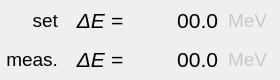
    <widget class="QWidget" name="widget_5" native="true">
     <property name="geometry">
      <rect>
       <x>15</x>
       <y>105</y>
       <width>280</width>
       <height>80</height>
      </rect>
     </property>
     <layout class="QGridLayout" name="gridLayout_5">
      <property name="leftMargin">
       <number>2</number>
      </property>
      <property name="topMargin">
       <number>2</number>
      </property>
      <property name="rightMargin">
       <number>2</number>
      </property>
      <property name="bottomMargin">
       <number>2</number>
      </property>
      <property name="horizontalSpacing">
       <number>10</number>
      </property>
      <property name="verticalSpacing">
       <number>2</number>
      </property>
      <item row="1" column="1">
       <widget class="QLabel" name="label_25">
        <property name="font">
         <font>
          <pointsize>16</pointsize>
          <italic>true</italic>
         </font>
        </property>
        <property name="text">
         <string>ΔE =</string>
        </property>
        <property name="alignment">
         <set>Qt::AlignRight|Qt::AlignTrailing|Qt::AlignVCenter</set>
        </property>
       </widget>
      </item>
      <item row="2" column="3">
       <widget class="QLabel" name="meas_1_l_3">
        <property name="maximumSize">
         <size>
          <width>50</width>
          <height>16777215</height>
         </size>
        </property>
        <property name="font">
         <font>
          <pointsize>14</pointsize>
         </font>
        </property>
        <property name="styleSheet">
         <string notr="true">color: rgb(200, 200, 200);</string>
        </property>
        <property name="text">
         <string>MeV</string>
        </property>
        <property name="alignment">
         <set>Qt::AlignLeading|Qt::AlignLeft|Qt::AlignVCenter</set>
        </property>
       </widget>
      </item>
      <item row="1" column="2">
       <widget class="PyDMLabel" name="phi_gun_9">
        <property name="minimumSize">
         <size>
          <width>85</width>
          <height>0</height>
         </size>
        </property>
        <property name="font">
         <font>
          <pointsize>16</pointsize>
         </font>
        </property>
        <property name="toolTip">
         <string/>
        </property>
        <property name="styleSheet">
         <string notr="true">PyDMLabel {
  border-radius: 2px;
}
PyDMLabel[alarmSensitiveBorder=&quot;true&quot;][alarmSeverity=&quot;0&quot;] {
  background-color: rgb(0,0,10);
  color: rgb(144,194,255);
}
PyDMLabel[alarmSensitiveBorder=&quot;true&quot;][alarmSeverity=&quot;1&quot;] {
  background-color: rgb(0,0,10);
  color: rgb(255,255,0);
}

PyDMLabel[alarmSensitiveBorder=&quot;true&quot;][alarmSeverity=&quot;2&quot;] {
  background-color: rgb(255,0,0);
  color: rgb(255,255,255);
}

PyDMLabel[alarmSensitiveBorder=&quot;true&quot;][alarmSeverity=&quot;3&quot;] {
  background-color: rgb(192,0,255);
  color: rgb(255,255,0);
}

PyDMLabel[alarmSensitiveBorder=&quot;true&quot;][alarmSeverity=&quot;4&quot;] {
  color: rgb(218,218,218);
  background-color: rgb(25,25,25);
}</string>
        </property>
        <property name="text">
         <string>00.0</string>
        </property>
        <property name="alignment">
         <set>Qt::AlignRight|Qt::AlignTrailing|Qt::AlignVCenter</set>
        </property>
        <property name="margin">
         <number>3</number>
        </property>
        <property name="precision" stdset="0">
         <number>1</number>
        </property>
        <property name="showUnits" stdset="0">
         <bool>false</bool>
        </property>
        <property name="precisionFromPV" stdset="0">
         <bool>false</bool>
        </property>
        <property name="alarmSensitiveContent" stdset="0">
         <bool>true</bool>
        </property>
        <property name="alarmSensitiveBorder" stdset="0">
         <bool>true</bool>
        </property>
        <property name="PyDMToolTip" stdset="0">
         <string/>
        </property>
        <property name="channel" stdset="0">
         <string>SIOC:SYS1:ML00:AO898</string>
        </property>
        <property name="enableRichText" stdset="0">
         <bool>false</bool>
        </property>
       </widget>
      </item>
      <item row="2" column="2">
       <widget class="PyDMLabel" name="phi_gun_10">
        <property name="minimumSize">
         <size>
          <width>85</width>
          <height>0</height>
         </size>
        </property>
        <property name="font">
         <font>
          <pointsize>16</pointsize>
         </font>
        </property>
        <property name="toolTip">
         <string/>
        </property>
        <property name="styleSheet">
         <string notr="true">PyDMLabel {
  border-radius: 2px;
}
PyDMLabel[alarmSensitiveBorder=&quot;true&quot;][alarmSeverity=&quot;0&quot;] {
  background-color: rgb(0,0,10);
  color: rgb(144,194,255);
}
PyDMLabel[alarmSensitiveBorder=&quot;true&quot;][alarmSeverity=&quot;1&quot;] {
  background-color: rgb(0,0,10);
  color: rgb(255,255,0);
}

PyDMLabel[alarmSensitiveBorder=&quot;true&quot;][alarmSeverity=&quot;2&quot;] {
  background-color: rgb(255,0,0);
  color: rgb(255,255,255);
}

PyDMLabel[alarmSensitiveBorder=&quot;true&quot;][alarmSeverity=&quot;3&quot;] {
  background-color: rgb(192,0,255);
  color: rgb(255,255,0);
}

PyDMLabel[alarmSensitiveBorder=&quot;true&quot;][alarmSeverity=&quot;4&quot;] {
  color: rgb(218,218,218);
  background-color: rgb(25,25,25);
}</string>
        </property>
        <property name="text">
         <string>00.0</string>
        </property>
        <property name="alignment">
         <set>Qt::AlignRight|Qt::AlignTrailing|Qt::AlignVCenter</set>
        </property>
        <property name="margin">
         <number>3</number>
        </property>
        <property name="precision" stdset="0">
         <number>1</number>
        </property>
        <property name="showUnits" stdset="0">
         <bool>false</bool>
        </property>
        <property name="precisionFromPV" stdset="0">
         <bool>false</bool>
        </property>
        <property name="alarmSensitiveContent" stdset="0">
         <bool>true</bool>
        </property>
        <property name="alarmSensitiveBorder" stdset="0">
         <bool>true</bool>
        </property>
        <property name="PyDMToolTip" stdset="0">
         <string/>
        </property>
        <property name="channel" stdset="0">
         <string>SIOC:SYS1:ML01:AO618</string>
        </property>
        <property name="enableRichText" stdset="0">
         <bool>false</bool>
        </property>
       </widget>
      </item>
      <item row="2" column="1">
       <widget class="QLabel" name="label_26">
        <property name="font">
         <font>
          <pointsize>16</pointsize>
          <italic>true</italic>
         </font>
        </property>
        <property name="text">
         <string>ΔE =</string>
        </property>
        <property name="alignment">
         <set>Qt::AlignRight|Qt::AlignTrailing|Qt::AlignVCenter</set>
        </property>
       </widget>
      </item>
      <item row="1" column="3">
       <widget class="QLabel" name="meas_1_l_7">
        <property name="maximumSize">
         <size>
          <width>50</width>
          <height>16777215</height>
         </size>
        </property>
        <property name="font">
         <font>
          <pointsize>14</pointsize>
         </font>
        </property>
        <property name="styleSheet">
         <string notr="true">color: rgb(200, 200, 200);</string>
        </property>
        <property name="text">
         <string>MeV</string>
        </property>
        <property name="alignment">
         <set>Qt::AlignLeading|Qt::AlignLeft|Qt::AlignVCenter</set>
        </property>
       </widget>
      </item>
      <item row="1" column="0">
       <widget class="QLabel" name="label_27">
        <property name="font">
         <font>
          <pointsize>14</pointsize>
          <italic>false</italic>
         </font>
        </property>
        <property name="text">
         <string>set</string>
        </property>
        <property name="alignment">
         <set>Qt::AlignRight|Qt::AlignTrailing|Qt::AlignVCenter</set>
        </property>
       </widget>
      </item>
      <item row="2" column="0">
       <widget class="QLabel" name="label_28">
        <property name="font">
         <font>
          <pointsize>14</pointsize>
          <italic>false</italic>
         </font>
        </property>
        <property name="text">
         <string>meas.</string>
        </property>
        <property name="alignment">
         <set>Qt::AlignRight|Qt::AlignTrailing|Qt::AlignVCenter</set>
        </property>
       </widget>
      </item>
     </layout>
    </widget>
